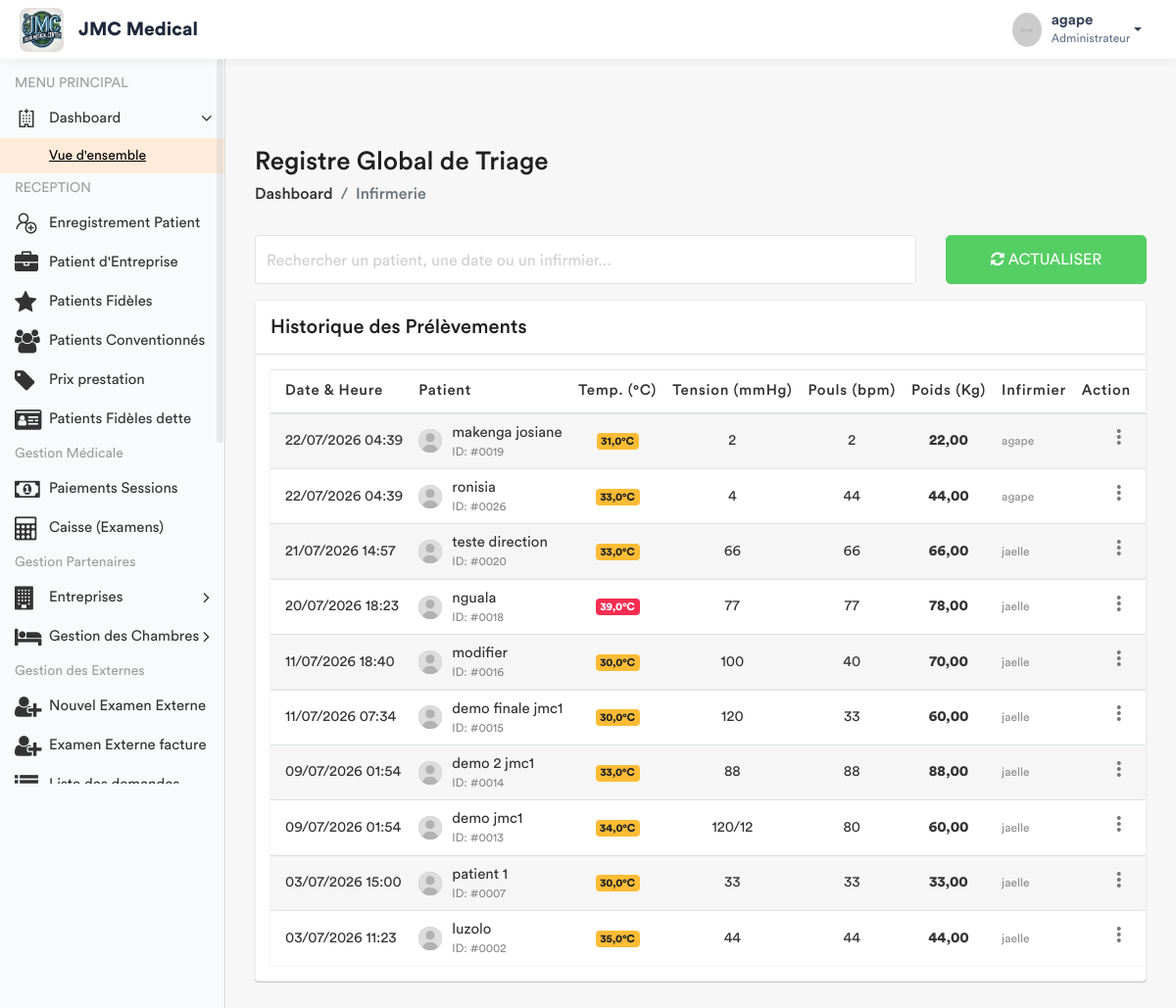
Before: /infirmerie/registre-global/ (signed in) with the older database file.
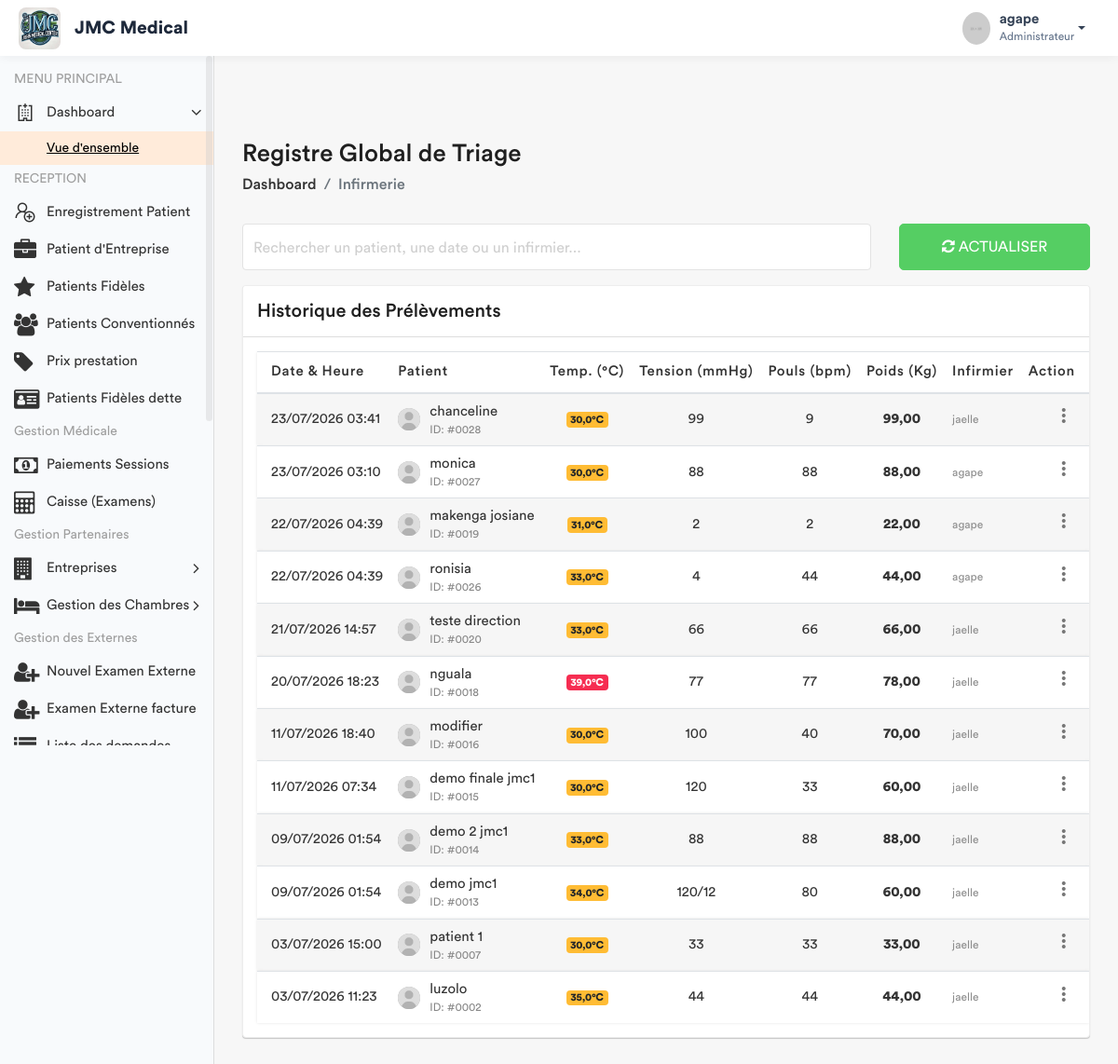
After: the same page with the newer database file.
### app/models.py (models this page shows, shortened)
class SigneVital(models.Model):
    patient = models.ForeignKey(Patient, on_delete=models.CASCADE)
    temperature = models.DecimalField(max_digits=4, decimal_places=1)
    poids = models.DecimalField(max_digits=5, decimal_places=2)
    tension_arterielle = models.CharField(max_length=10)
    frequence_cardiaque = models.IntegerField()
    frequence_respiratoire = models.IntegerField(null=True, blank=True)
    saturation_oxygene = models.IntegerField(null=True, blank=True)
    date_prelevement = models.DateTimeField(default=timezone.now)
    infirmier = models.ForeignKey(User, on_delete=models.SET_NULL, null=True)
    est_consulte = models.BooleanField(default=False)
    session = models.ForeignKey(SessionSoins, on_delete=models.CASCADE, related_name='signes_vitaux', null=True)
    hopital = models.ForeignKey(Hopital , on_delete= models.SET_NULL , null = True)

class Patient(models.Model):
    TYPE_CHOICES = [
        ('SIMPLE', 'Patient Simple'),
        ('FIDELE', 'Patient Fidèle'),
        ('CONVENTIONNE', 'Patient Conventionné'),
    ]
    code_patient = models.CharField(max_length=20, unique=True, editable=False)
    noms = models.CharField(max_length=100)
    service = models.ForeignKey('Service', on_delete=models.PROTECT, related_name='patients', null=True)
    sexe = models.CharField(max_length=1, choices=[('M', 'Masculin'), ('F', 'Féminin')])
    age = models.CharField(max_length=30)
    adresse = models.TextField()
    telephone = models.CharField(max_length=20)
    hopital = models.ForeignKey(Hopital , on_delete=models.SET_NULL , related_name= 'patient_hopital', null = True)
    type_patient = models.CharField(max_length=15, choices=TYPE_CHOICES, default='SIMPLE')
    a_carte_fidelite = models.BooleanField(default=False, verbose_name="Possède carte de fidélité")
    entreprise = models.ForeignKey(
        'Entreprise',
        on_delete=models.SET_NULL,
        null=True,
        blank=True,
        related_name='patients',
        verbose_name="Entreprise (si conventionné)"
    )
    fiche_payee = models.BooleanField(default=False)
    created_by = models.ForeignKey(User, on_delete=models.SET_NULL, null=True, related_name='patients_crees')
    date_creation = models.DateTimeField(auto_now_add=True)
    date_modification = models.DateTimeField(auto_now=True)

### app/views.py (the view)
# urls.py: path('infirmerie/registre-global/', views.liste_globale_triage, name='liste_globale_triage'),
@login_required
def liste_globale_triage(request):
    historique_global = SigneVital.objects.select_related('patient', 'infirmier').all().order_by('-date_prelevement')
    role = Fonction.objects.filter(userKey=request.user).first()
    fonctionKey = role.fonctionKey.roleName if role else None
    context = {
        'fonctionKey': fonctionKey,
        'historique': historique_global,
    }
    return render(request, 'back-end/infirmerie/liste_globale_triage.html', context)

### app/templates/back-end/infirmerie/liste_globale_triage.html (shortened to what the changed rows need)
<!DOCTYPE html>
{% load static %}
<html lang="fr">
    <head>
        {% include 'back-end/includes/css.html' %}
    </head>
    <body>
        <div class="main-wrapper">
            <div class="page-wrapper">
                <div class="content container-fluid">
                    <div class="row">
                        <div class="col-md-12">
                            <div class="card card-table">
                                <div class="card-body">
                                    <div class="table-responsive" style="padding: 15px;">
                                        <table class="table table-striped table-nowrap custom-table mb-0 datatable" id="triageTable">
                                            <thead>
                                                <tr>
                                                    <th>Date & Heure</th>
                                                    <th>Patient</th>
                                                    <th class="text-center">Temp. (°C)</th>
                                                    <th class="text-center">Tension (mmHg)</th>
                                                    <th class="text-center">Pouls (bpm)</th>
                                                    <th class="text-center">Poids (Kg)</th>
                                                    <th>Infirmier</th>
                                                    <th class="text-right">Action</th>
                                                </tr>
                                            </thead>
                                            <tbody>
                                                {% for signe in historique %}
                                                <tr>
                                                    <td>{{ signe.date_prelevement|date:"d/m/Y H:i" }}</td>
                                                    <td>
                                                        <h2 class="table-avatar">
                                                            <a href="#" class="avatar avatar-xs"><img src="{% static 'back-end/assets/img/user.jpg' %}" alt=""></a>
                                                            <a href="#">{{ signe.patient.noms }} <span>ID: #{{ signe.patient.id|stringformat:"04d" }}</span></a>
                                                        </h2>
                                                    </td>
                                                    <td class="text-center">
                                                        <span class="badge {% if signe.temperature >= 38 %}badge-danger{% elif signe.temperature < 36 %}badge-warning{% else %}badge-success{% endif %}">
                                                            {{ signe.temperature }}°C
                                                        </span>
                                                    </td>
                                                    <td class="text-center">{{ signe.tension_arterielle|default:"--" }}</td>
                                                    <td class="text-center">{{ signe.frequence_cardiaque|default:"--" }}</td>
                                                    <td class="text-center"><strong>{{ signe.poids }}</strong></td>
                                                    <td><small class="text-muted">{{ signe.infirmier.get_full_name|default:signe.infirmier.username }}</small></td>
                                                    <td class="text-right">
                                                        <div class="dropdown dropdown-action">
                                                            <a href="#" class="action-icon dropdown-toggle" data-toggle="dropdown" aria-expanded="false"><i class="material-icons">more_vert</i></a>
                                                        </div>
                                                    </td>
                                                </tr>
                                                {% empty %}
                                                <tr>
                                                    <td colspan="8" class="text-center text-muted py-4">Aucun prélèvement enregistré.</td>
                                                </tr>
                                                {% endfor %}
                                            </tbody>
                                        </table>
                                    </div>
                                </div>
                            </div>
                        </div>
                    </div>
                </div>
            </div>
        </div>
    </body>
</html>

Changed rows visible on the page:
added SigneVital: date_prelevement "23/07/2026 03:41", patient.noms "chanceline", patient.id "0028", temperature "30,0", tension_arterielle "99", frequence_cardiaque "9", poids "99,00", infirmier.get_full_name "jaelle"
added SigneVital: date_prelevement "23/07/2026 03:10", patient.noms "monica", patient.id "0027", temperature "30,0", tension_arterielle "88", frequence_cardiaque "88", poids "88,00", infirmier.get_full_name "agape"
